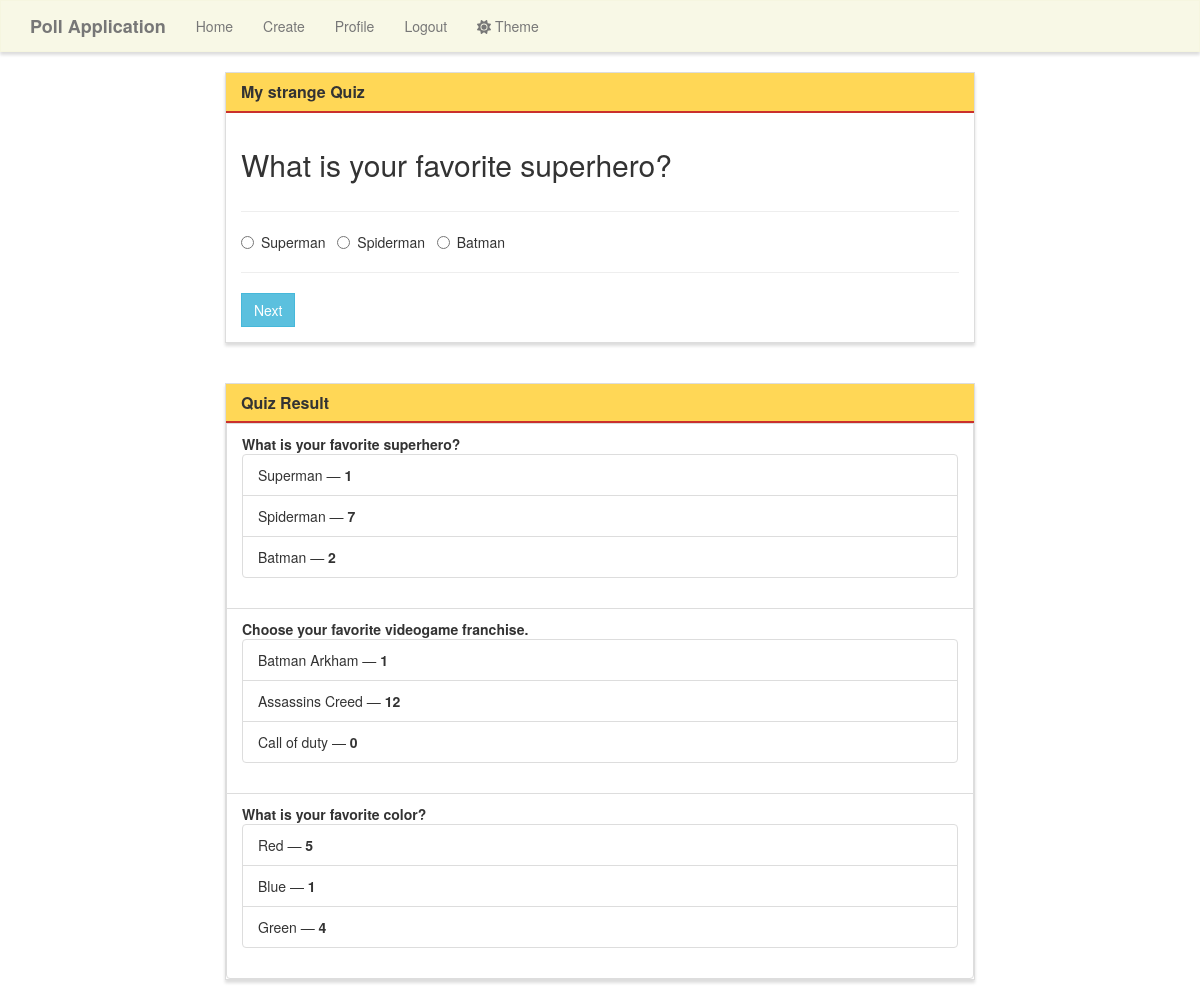
/quiz/46/ (signed in), run on the app's committed database.
### Poll_app/models.py (models this page shows, shortened)
class Quiz(models.Model):
    name = models.CharField(max_length=50)
    author = models.ForeignKey(settings.AUTH_USER_MODEL,on_delete=models.CASCADE,null=True, default=4)

class Poll(models.Model):
    question = models.TextField()
    option_one = models.CharField(max_length=30)
    option_two = models.CharField(max_length=30)
    option_three = models.CharField(max_length=30)
    option_one_count = models.IntegerField(default=0)
    option_two_count = models.IntegerField(default=0)
    option_three_count = models.IntegerField(default=0)
    author = models.ForeignKey(settings.AUTH_USER_MODEL,on_delete=models.CASCADE,null=True, default=4)
    quiz = models.ForeignKey(Quiz, on_delete=models.CASCADE, null=True, blank=True)

### Poll_app/views.py (the view, shortened to what this page needs)
# urls.py: path('quiz/<int:pk>/', poll_views.QuizView.as_view(), name='quiz'),
class QuizView(DetailView, MultipleObjectMixin):
    model = Quiz
    template_name = "poll/quiz.html"
    context_object_name = "quiz"
    paginate_by = 1
    def get_context_data(self, **kwargs):
        object_list = Poll.objects.filter(quiz=next(iter(kwargs.values())).id)
        current_quiz = object_list
        context = super(QuizView, self).get_context_data(object_list=object_list, **kwargs)
        context['polls'] = object_list
        return context

### Poll_app/templates/poll/quiz.html (shortened to what this page needs)
{% extends "poll/base.html" %}
{% block main %}
<div class="row">
    <div class="col-lg-8 col-lg-offset-2">
        <div class="panel panel-default">
            <div class="panel-heading">
                <h3 class="panel-title">{{ quiz.name }}</h3>
            </div>
            {% for poll in object_list %}
                <div class="panel-body">
                    <div class="row">
                        <div class="col-lg-12">
                            <h2>{{ poll.question }}</h2>
                        </div>
                    </div>
                    <div class="row">
                        <div class="col-lg-12">
                            <hr />
                            <form method="POST" id="form" method="POST">
                                <div class="form-group">
                                    <div class="radio required">
                                        <label>
                                            <input type="radio" name="poll" value="option1">
                                            {{ poll.option_one }}
                                        </label> &nbsp;
                                        <label>
                                            <input type="radio" name="poll" value="option2">
                                            {{ poll.option_two }}
                                        </label> &nbsp;
                                        <label>
                                            <input type="radio" name="poll" value="option3">
                                            {{ poll.option_three }}
                                        </label> &nbsp;
                                    </div>
                                </div>
                                <hr />
                                {% if page_obj.has_next %}
                                    <button type="button" id="next" class="btn btn-info">
                                        Next
                                    </button>
                                {% endif %}
                            </form>
                        </div>
                    </div>
                </div>
            {% endfor %}
        </div>
    </div>
    <div class="col-lg-8" style="height: 20px;"></div>
    {% if user.is_authenticated and quiz.author.id == user.id or quiz.author.id == 4 %}
    <div class="col-lg-8 col-lg-offset-2">
        <div class="panel panel-default">
            <div class="panel-heading">
                <h3 class="panel-title">Quiz Result</h3>
            </div>
            {% for poll in polls %}
            <li class="list-group-item">
                <strong>{{ poll.question }}</strong>
                <ul class="list-group">
                    <li class="list-group-item">{{ poll.option_one }} &mdash; <strong>{{ poll.option_one_count }}</strong></li>
                    <li class="list-group-item">{{ poll.option_two }} &mdash; <strong>{{ poll.option_two_count }}</strong></li>
                    <li class="list-group-item">{{ poll.option_three }} &mdash; <strong>{{ poll.option_three_count }}</strong></li>
                </ul>
            </li>
            {% endfor %}
        </div>
    </div>
    {% endif %}
</div>
{% endblock %}

### Poll_app/static/poll/css/style-light.css (style rules this page uses)
a.navbar-brand, .panel-title { font-weight: bolder; }
.navbar-default, .btn, .form-control, .panel { border-radius: 0; }
.panel-default > .panel-heading { color: #333; background-color: #ffd756; border-color: #ca302c; border-width: 2px; border-top-left-radius: 0; border-top-right-radius: 0; }
.panel { box-shadow: 0px 3px 3px 0px #ddd; }

### data on the page
Quiz: name "My strange Quiz"
Poll: question "What is your favorite superhero?", option_one "Superman", option_two "Spiderman", option_three "Batman", option_one_count "1", option_two_count "7", option_three_count "2"
Poll: question "Choose your favorite videogame franchise.", option_one "Batman Arkham", option_one_count "1", option_two "Assassins Creed", option_two_count "12", option_three "Call of duty", option_three_count "0"
Poll: question "What is your favorite color?", option_one "Red", option_one_count "5", option_two "Blue", option_two_count "1", option_three "Green", option_three_count "4"
